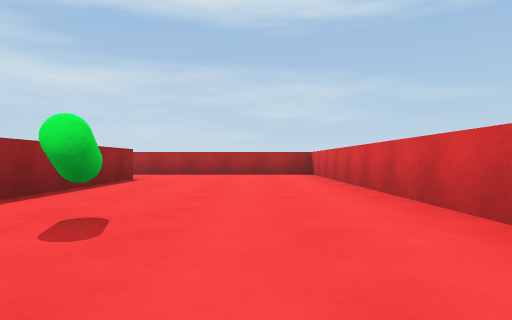
View 1 (above)

16 first-person views from a walk through a scene from a Unity 3-D project. The camera is 0.64 m above the floor, looks level and sees 70° across. The floor is counted in squares, 2 m on a side. Each view is taken from the middle of a square. On the plan, view 1 faces up. The plan holds only what a view shows up to about 9 squares ahead; the rest is blank. Surface patterns are stand-ins for the level's own textures.

View 2
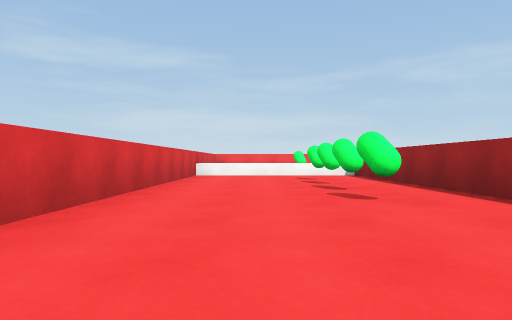

View 3
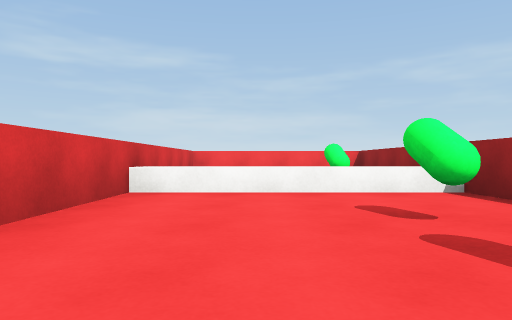

View 4
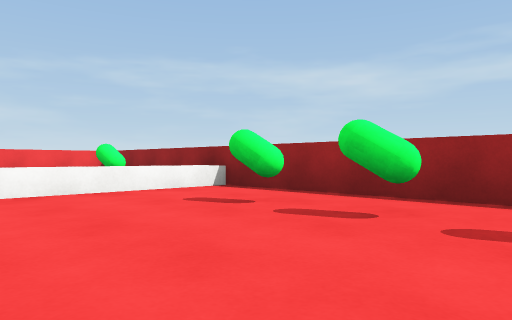

View 5
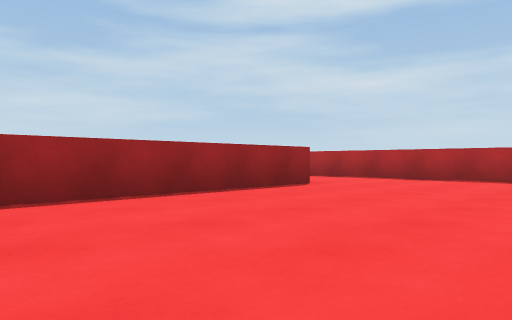

View 6
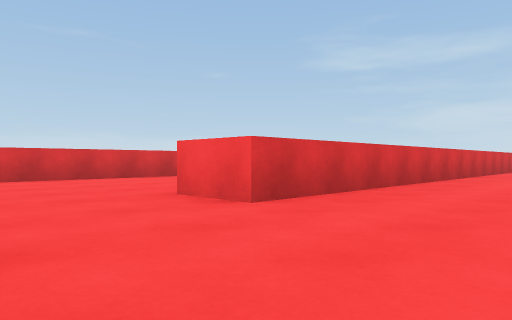

View 7
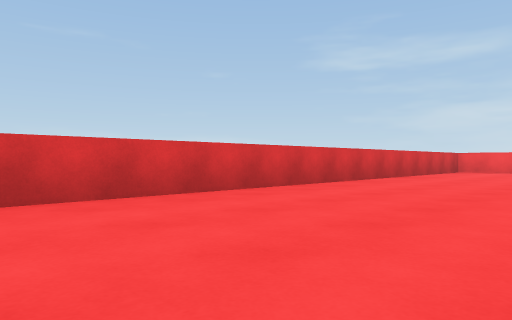

View 8
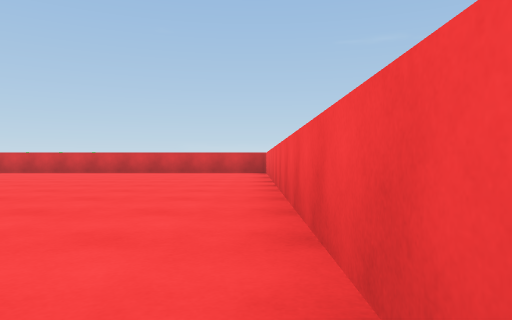

View 9
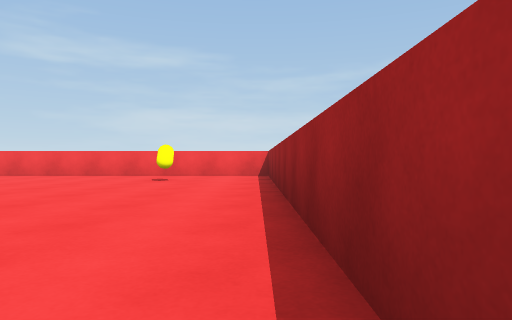

View 10
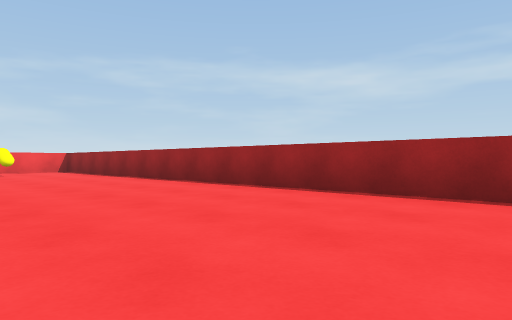

View 11
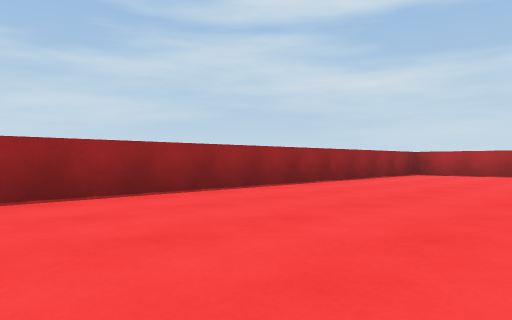

View 12
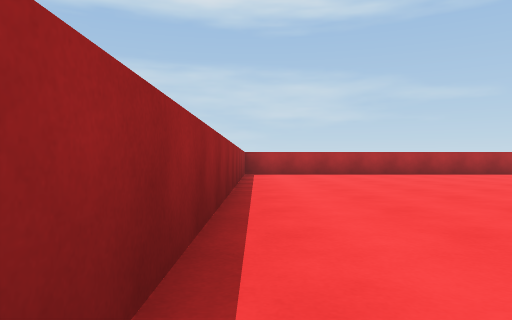

View 13
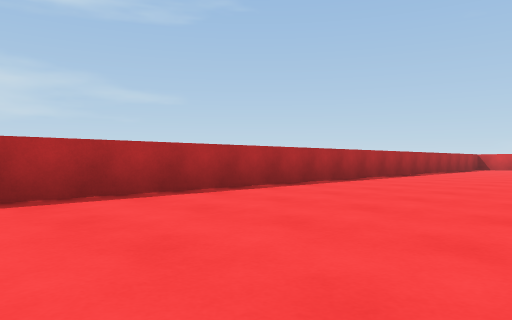

View 14
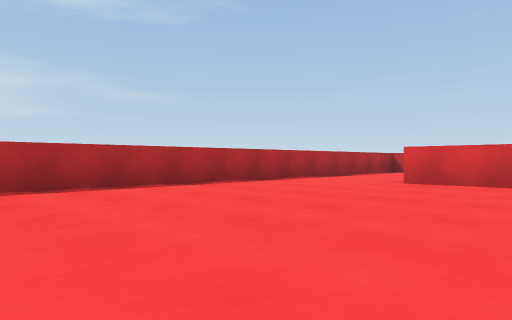

View 15
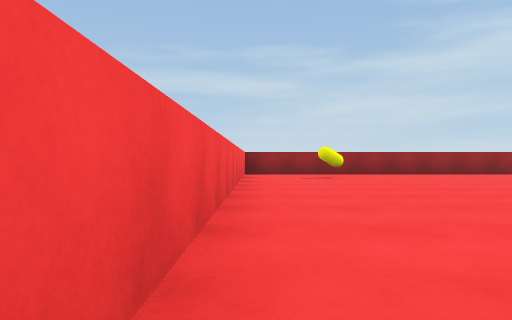

View 16
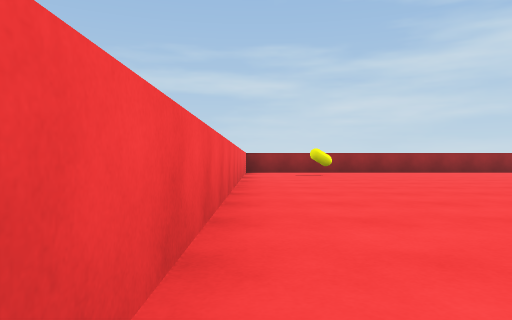

### Floor plan
Ten units are one square. View 1 is at (0, 0); x grows to the right and y downward. Boxes are objects, and circles mark ways between rooms. Rooms are numbered by the first view taken in them; rooms with no view inside come last. Other rooms are left out.
<svg viewBox="-138 -87 155 156">
<path fill="none" stroke="#000" d="M-31 -61 -21 -61 -21 62 12 62 12 -82 -35 -82M-21 26 12 26M-35 -82 -133 -82 -133 62 -35 62M-31 64 -31 -61"/>
<rect x="-15" y="35" width="10" height="10" fill="#bbb"><title>green capsule</title></rect>
<rect x="-15" y="5" width="10" height="10" fill="#bbb"><title>green capsule</title></rect>
<rect x="-15" y="-5" width="10" height="10" fill="#bbb"><title>green capsule</title></rect>
<rect x="-15" y="-15" width="10" height="10" fill="#bbb"><title>green capsule</title></rect>
<rect x="-15" y="-25" width="10" height="10" fill="#bbb"><title>green capsule</title></rect>
<rect x="-125" y="45" width="10" height="10" fill="#bbb"><title>yellow capsule</title></rect>
<circle cx="-25" cy="-75" r="3" fill="#2a7"/>
<text x="0" y="-20">1</text>
<text x="-90" y="-10">2</text>
</svg>
Room 1 opens to room 2.

Where each view was taken, in squares from view 1:
view 1: 0 up, 0 right, facing up
view 2: 5 up, 0 right, facing down
view 3: 1 up, 0 right, facing down
view 4: 1 up, 1 right, facing down-left
view 5: 2 up, 1 right, facing up-left
view 6: 8 up, 5 left, facing down-right
view 7: 4 up, 6 left, facing down-right
view 8: 6 down, 12 left, facing right
view 9: 1 up, 13 left, facing down
view 10: 4 up, 10 left, facing down-left
view 11: 0 up, 10 left, facing up-left
view 12: 0 up, 13 left, facing up
view 13: 5 up, 12 left, facing up-right
view 14: 4 up, 8 left, facing up-right
view 15: 6 down, 5 left, facing left
view 16: 6 down, 4 left, facing left
